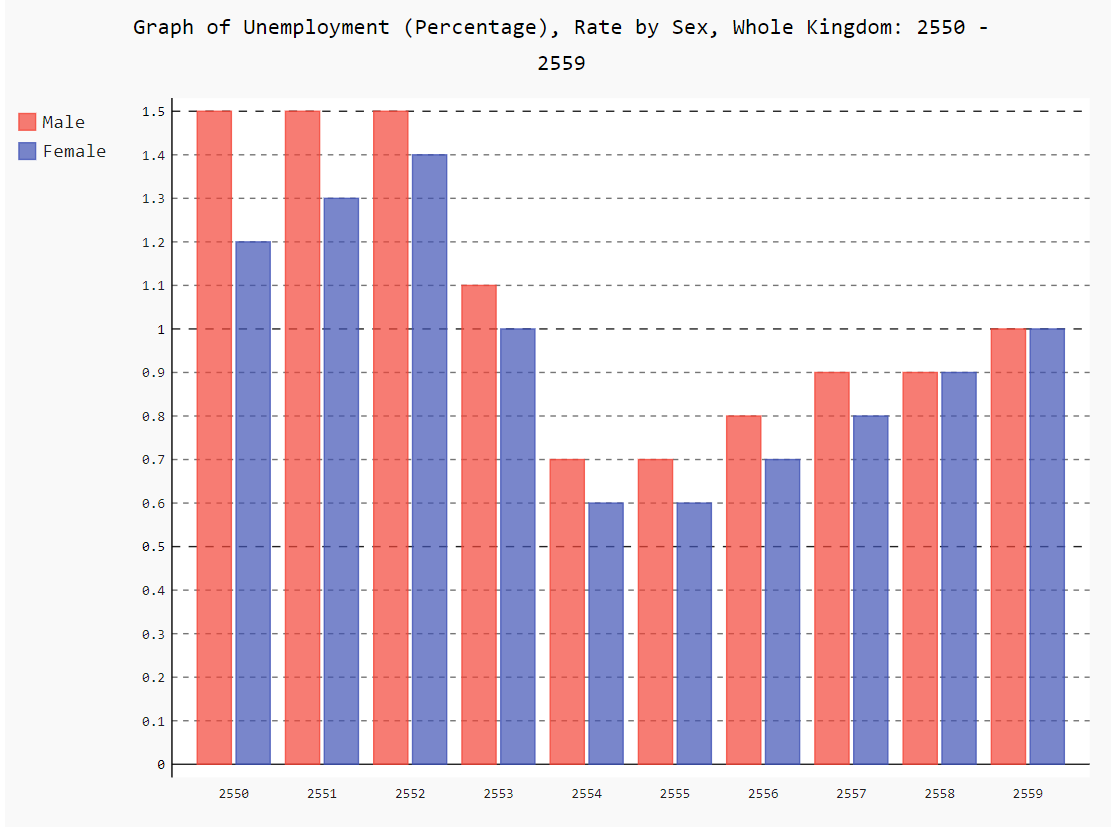

Write the Python code that produced this figure.
"""ProjectPSIT2017"""
import pandas as pd
import pygal
def main():
    """ReadData & Plotgraph"""
    chart = pygal.Bar(title=' Graph of Unemployment (Percentage), Rate by Sex, Whole Kingdom: 2550 - 2559 ')
    datalist = []
    address = 'C:/Users/HP/Desktop/Unemployed Rate by sex - Percentage.csv'
    data = pd.read_csv(address)
    datalist.append(data)
    lisstr = [str(i) for i in datalist]
    datalist = lisstr[0].split()
    datalist = datalist[3:]
    years = []
    male = []
    female = []
    for i in datalist:
        if i in '11121314151617181920':
            datalist.remove(i)
    for i in datalist:
        if i[0:3] == '255':
            years.append(i)
            datalist.remove(i)
    for i in range(len(datalist)):
        if i%2 == 0:
            male.append(datalist[i])
        else:
            female.append(datalist[i])
    male = [float(i) for i in male]
    female = [float(i) for i in female]
    chart.x_labels = [i for i in years]
    chart.add('Male', male)
    chart.add('Female', female)
    chart.render_in_browser()
main()
